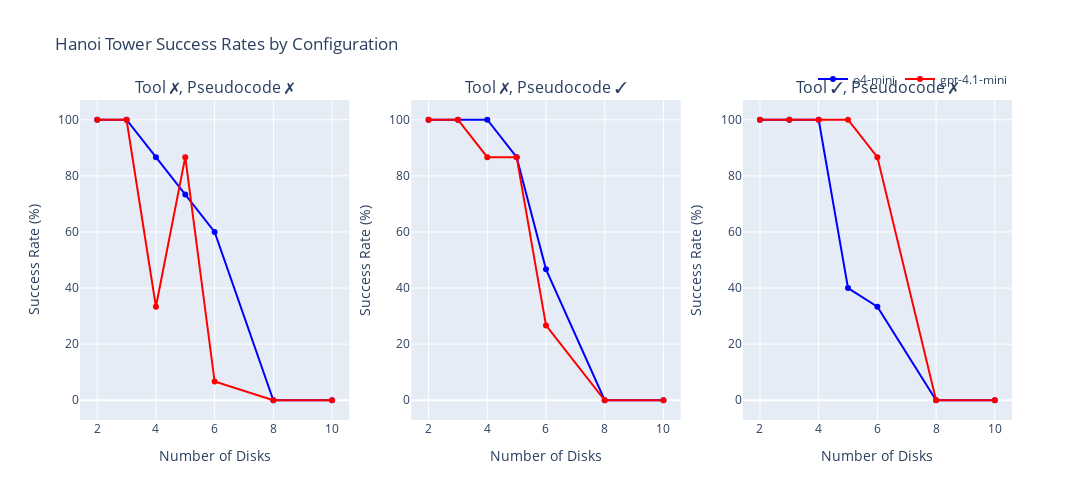

The notebook cell saved with this chart:
### Code cell
import plotly.graph_objects as go
from plotly.subplots import make_subplots

# Create subplots for the three different configurations
fig = make_subplots(
    rows=1, cols=3,
    subplot_titles=('Tool ✗, Pseudocode ✗', 'Tool ✗, Pseudocode ✓', 'Tool ✓, Pseudocode ✗'),
    specs=[[{"secondary_y": False}, {"secondary_y": False}, {"secondary_y": False}]]
)

# Define the three configurations
configs = [
    {'use_mcp': False, 'add_pseudocode': False},
    {'use_mcp': False, 'add_pseudocode': True},
    {'use_mcp': True, 'add_pseudocode': False}
]

# Colors for the models
colors = {'o4-mini': 'blue', 'gpt-4.1-mini': 'red'}

for col, config in enumerate(configs, 1):
    # Filter data for this configuration
    mask = (success_rates['use_mcp'] == config['use_mcp']) & \
           (success_rates['add_pseudocode'] == config['add_pseudocode'])
    config_data = success_rates[mask]
    
    # Plot each model
    for model in ['o4-mini', 'gpt-4.1-mini']:
        model_data = config_data[config_data['model_name'] == model]
        
        fig.add_trace(
            go.Scatter(
                x=model_data['n_disks'],
                y=model_data['success_rate_percent'],
                mode='lines+markers',
                name=f'{model}',
                line=dict(color=colors[model]),
                showlegend=(col == 1),  # Only show legend for first subplot
                hovertemplate='<b>%{fullData.name}</b><br>' +
                            'Disks: %{x}<br>' +
                            'Success Rate: %{y:.1f}%<br>' +
                            '<extra></extra>'
            ),
            row=1, col=col
        )

# Update layout
fig.update_layout(
    title='Hanoi Tower Success Rates by Configuration',
    height=500,
    width=1200,
    showlegend=True,
    legend=dict(
        orientation="h",
        yanchor="bottom",
        y=1.02,
        xanchor="right",
        x=1
    )
)

# Update axes labels
for i in range(1, 4):
    fig.update_xaxes(title_text="Number of Disks", row=1, col=i)
    fig.update_yaxes(title_text="Success Rate (%)", row=1, col=i)

fig.show()

### Figure 1 — Plotly figure (JSON) as saved in the notebook; plotly's stock layout.template omitted (floating-point values rounded to 4 significant figures)
{"data": [{"hovertemplate": "<b>%{fullData.name}</b><br>Disks: %{x}<br>Success Rate: %{y:.1f}%<br><extra></extra>", "line": {"color": "blue"}, "mode": "lines+markers", "name": "o4-mini", "showlegend": true, "type": "scatter", "x": [2, 3, 4, 5, 6, 8, 10], "xaxis": "x", "y": [100.0, 100.0, 86.67, 73.33, 60.0, 0.0, 0.0], "yaxis": "y"}, {"hovertemplate": "<b>%{fullData.name}</b><br>Disks: %{x}<br>Success Rate: %{y:.1f}%<br><extra></extra>", "line": {"color": "red"}, "mode": "lines+markers", "name": "gpt-4.1-mini", "showlegend": true, "type": "scatter", "x": [2, 3, 4, 5, 6, 8, 10], "xaxis": "x", "y": [100.0, 100.0, 33.33, 86.67, 6.67, 0.0, 0.0], "yaxis": "y"}, {"hovertemplate": "<b>%{fullData.name}</b><br>Disks: %{x}<br>Success Rate: %{y:.1f}%<br><extra></extra>", "line": {"color": "blue"}, "mode": "lines+markers", "name": "o4-mini", "showlegend": false, "type": "scatter", "x": [2, 3, 4, 5, 6, 8, 10], "xaxis": "x2", "y": [100.0, 100.0, 100.0, 86.67, 46.67, 0.0, 0.0], "yaxis": "y2"}, {"hovertemplate": "<b>%{fullData.name}</b><br>Disks: %{x}<br>Success Rate: %{y:.1f}%<br><extra></extra>", "line": {"color": "red"}, "mode": "lines+markers", "name": "gpt-4.1-mini", "showlegend": false, "type": "scatter", "x": [2, 3, 4, 5, 6, 8, 10], "xaxis": "x2", "y": [100.0, 100.0, 86.67, 86.67, 26.67, 0.0, 0.0], "yaxis": "y2"}, {"hovertemplate": "<b>%{fullData.name}</b><br>Disks: %{x}<br>Success Rate: %{y:.1f}%<br><extra></extra>", "line": {"color": "blue"}, "mode": "lines+markers", "name": "o4-mini", "showlegend": false, "type": "scatter", "x": [2, 3, 4, 5, 6, 8, 10], "xaxis": "x3", "y": [100.0, 100.0, 100.0, 40.0, 33.33, 0.0, 0.0], "yaxis": "y3"}, {"hovertemplate": "<b>%{fullData.name}</b><br>Disks: %{x}<br>Success Rate: %{y:.1f}%<br><extra></extra>", "line": {"color": "red"}, "mode": "lines+markers", "name": "gpt-4.1-mini", "showlegend": false, "type": "scatter", "x": [2, 3, 4, 5, 6, 8, 10], "xaxis": "x3", "y": [100.0, 100.0, 100.0, 100.0, 86.67, 0.0, 0.0], "yaxis": "y3"}], "layout": {"annotations": [{"font": {"size": 16}, "showarrow": false, "text": "Tool ✗, Pseudocode ✗", "x": 0.1444, "xanchor": "center", "xref": "paper", "y": 1, "yanchor": "bottom", "yref": "paper"}, {"font": {"size": 16}, "showarrow": false, "text": "Tool ✗, Pseudocode ✓", "x": 0.5, "xanchor": "center", "xref": "paper", "y": 1, "yanchor": "bottom", "yref": "paper"}, {"font": {"size": 16}, "showarrow": false, "text": "Tool ✓, Pseudocode ✗", "x": 0.8556, "xanchor": "center", "xref": "paper", "y": 1, "yanchor": "bottom", "yref": "paper"}], "height": 500, "legend": {"orientation": "h", "x": 1, "xanchor": "right", "y": 1.02, "yanchor": "bottom"}, "showlegend": true, "title": {"text": "Hanoi Tower Success Rates by Configuration"}, "width": 1200, "xaxis": {"anchor": "y", "domain": [0, 0.2889], "title": {"text": "Number of Disks"}}, "xaxis2": {"anchor": "y2", "domain": [0.3556, 0.6444], "title": {"text": "Number of Disks"}}, "xaxis3": {"anchor": "y3", "domain": [0.7111, 1], "title": {"text": "Number of Disks"}}, "yaxis": {"anchor": "x", "domain": [0, 1], "title": {"text": "Success Rate (%)"}}, "yaxis2": {"anchor": "x2", "domain": [0, 1], "title": {"text": "Success Rate (%)"}}, "yaxis3": {"anchor": "x3", "domain": [0, 1], "title": {"text": "Success Rate (%)"}}}}
